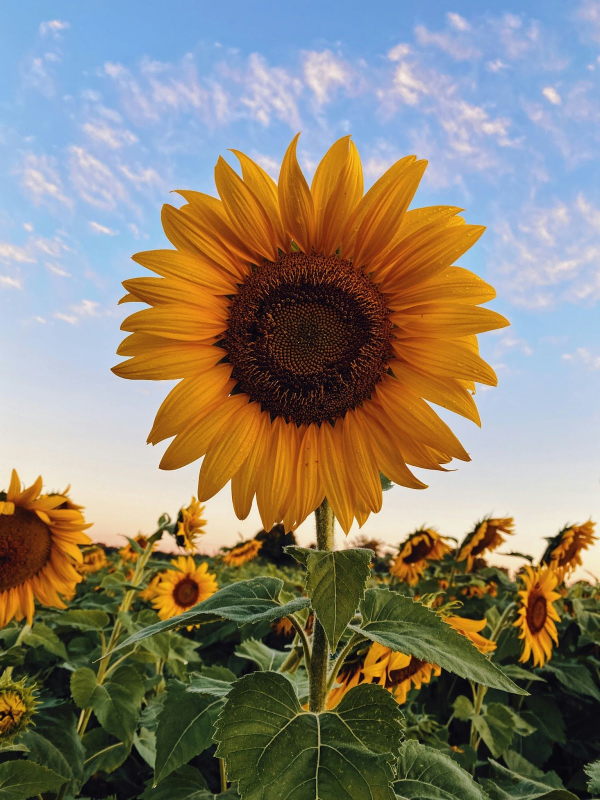
#> input picture test-image.jpg, 1200 x 1600 px (shown at 1/2 size)
$ python -i preprocessing.py   (imports and definitions only)
#> lines starting #> are read from the running program, lines starting #| are printed output that depends on the picture
#> further down, picture is the input picture: shape (1600, 1200, 3); mean B, G, R 114.1, 130, 138.4
import numpy as np
import cv2 as cv
from config import (
    TARGET_SIZE,
    K_COLORS,
    KMEANS_MAX_ITER,
    KMEANS_EPSILON,
    KMEANS_ATTEMPTS,
)

def quantization(img):
    """
    Applies K-Means color quantization to reduce the number of unique colors
    in the image down to K_COLORS, simplifying the color palette for mosaic matching.
    """

    # Reshape the 3D image matrix (Height, Width, Channels) into a 2D array of pixels: (Total Pixels, 3)
    quantized_image = img.reshape((-1,3))

    # Convert pixel data to float32, as OpenCV's kmeans function strictly requires floating-point input
    quantized_image = np.float32(quantized_image)

    # Define clustering termination criteria: combination of maximum iterations and desired epsilon (accuracy)
    criteria = (
        cv.TERM_CRITERIA_EPS + cv.TERM_CRITERIA_MAX_ITER,
        KMEANS_MAX_ITER,
        KMEANS_EPSILON,
    )

    # Execute K-Means clustering to find K_COLORS dominant color centers
    ret, label, center = cv.kmeans(
        quantized_image,
        K_COLORS,
        None,
        criteria,
        KMEANS_ATTEMPTS,
        cv.KMEANS_PP_CENTERS, # Use K-Means++ center initialization for better convergence
    )

    # Convert cluster centers back from float back to standard 8-bit unsigned integers (uint8: 0-255)
    center = np.uint8(center)

    # Map every pixel to its corresponding cluster center color using the flattened labels array
    res = center[label.flatten()]

    # Reshape the flat pixel array back into the original 3D image dimensions
    res2 = res.reshape((img.shape))

    return res2

def resize(img):
    """
    Resizes the input image to a uniform square resolution defined by TARGET_SIZE.
    """
    target_resolution = (TARGET_SIZE, TARGET_SIZE)

    # Use INTER_AREA interpolation which is optimal for image downsampling/shrinking
    resized_image = cv.resize(img, target_resolution, interpolation=cv.INTER_AREA)

    return resized_image

def crop(img):
    """
    Crops a rectangular image into a square (1:1 aspect ratio) by
    symmetrically trimming pixels from the center.
    """
    # Extract height, width, and number of color channels from the image shape
    height, width, channels = np.shape(img)
#> height = 1600; width = 1200; channels = 3
    # Find the smaller dimension to determine the maximum square size possible
    min_dim = np.min([height, width])
#> min_dim = 1200

    # Calculate starting coordinates to center the crop window
    start_y = (height - min_dim) // 2 # 200
#> start_y = 200
    start_x = (width - min_dim) // 2 # 0
#> start_x = 0

    # Slice the image array to extract the centered square region
    cropped_image = img[start_y:start_y + min_dim, start_x:start_x + min_dim]
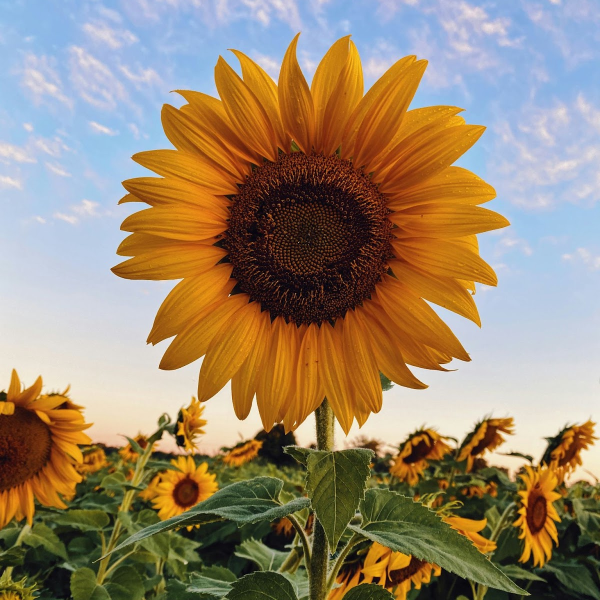
#> cropped_image: shape (1200, 1200, 3) (shown at 1/2 size); mean B, G, R 110, 134.3, 152.7
    return cropped_image


def preprocess(img):
    """
    Executes the full image preprocessing pipeline:
    1. Center-crops the image to a square aspect ratio.
    2. Resizes the image to the standardized TARGET_SIZE.
    3. Performs K-Means color quantization to establish dominant color profiles.
    """

    # Step 1: Crop to a 1:1 square
    preprocessed_image = crop(img)

    # Step 2: Resize to target resolution
    preprocessed_image = resize(preprocessed_image)
#> in resize, `resized_image = cv.resize(img, target_resolution, interpolation=cv.INT..`:
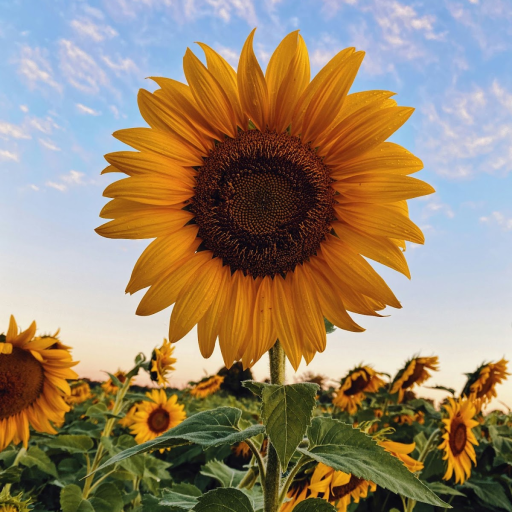
#> resized_image: shape (512, 512, 3); mean B, G, R 110, 134.3, 152.7

    # Step 3: Reduce color complexity via K-Means quantization
    preprocessed_image = quantization(preprocessed_image)
#> in quantization, `ret, label, center = cv.kmeans( quantized_image, K_COLORS, None, crite..`: ret = 34097302.9; center = 32 rows, first 8: [218.9, 220.6, 222.4], [17.1, 96.9, 174.4], [12.66, 16.25, 41.5], [223.6, 189.9, 177.3], [20.19, 129, 207], [31.24, 93.45, 102.8], [26.66, 58.73, 49.83], [16.92, 49.09, 113.9]
#> in quantization, `center = np.uint8(center)`: center = 32 rows, first 8: [218, 220, 222], [17, 96, 174], [12, 16, 41], [223, 189, 177], [20, 129, 207], [31, 93, 102], [26, 58, 49], [16, 49, 113]

    return preprocessed_image

>>> import cv2
>>> picture = cv2.imread('test-image.jpg')
>>> result = preprocess(picture)
